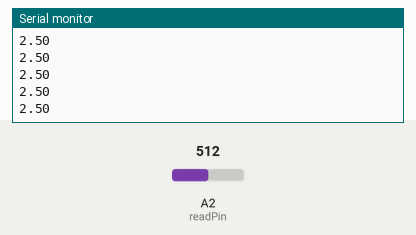
Recording of a sketch running on a simulated Arduino Uno, built with avr-gcc and run on an emulated ATmega328P. Shown: the last lines printed to the serial monitor. The test bench sets the inputs (shaded band); at power-on: A2 (readPin) = 512.

Above: at 1.2 s.
1.3 s: A2 (readPin) set to 716
At 2.3 s:
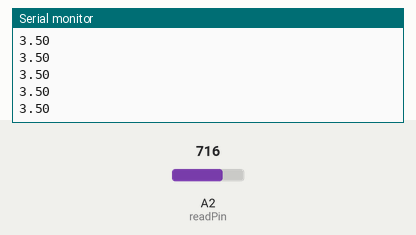
2.8 s: A2 (readPin) set to 900
At 3.3 s:
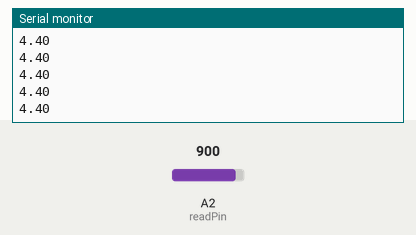
Timing chart, 0 to 5.8 s (numbered marks = the images above; inputs shaded):
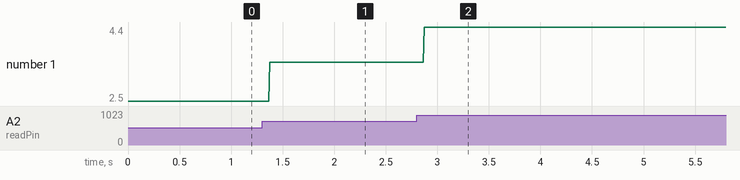

Measured:
- after the input at 1.3 s, the serial monitor: prints a new line after 0.07 s (image 1)
- after the input at 2.8 s, the serial monitor: prints a new line after 0.07 s (image 2)
- plotted number 1: 2.5 → 3.5 after the input at 1.3 s, 3.5 → 4.4 after the input at 2.8 s

The sketch:

potentiometer.ino
```cpp
int readPin = A2;
int readValue;
float v;

void setup() {
  // put your setup code here, to run once:
  Serial.begin(9600);
  pinMode(readPin, INPUT);

}

void loop() {
  // put your main code here, to run repeatedly:
  readValue = analogRead(readPin);
  v = readValue * 5. / 1023.;
  Serial.println(v);
}
```
